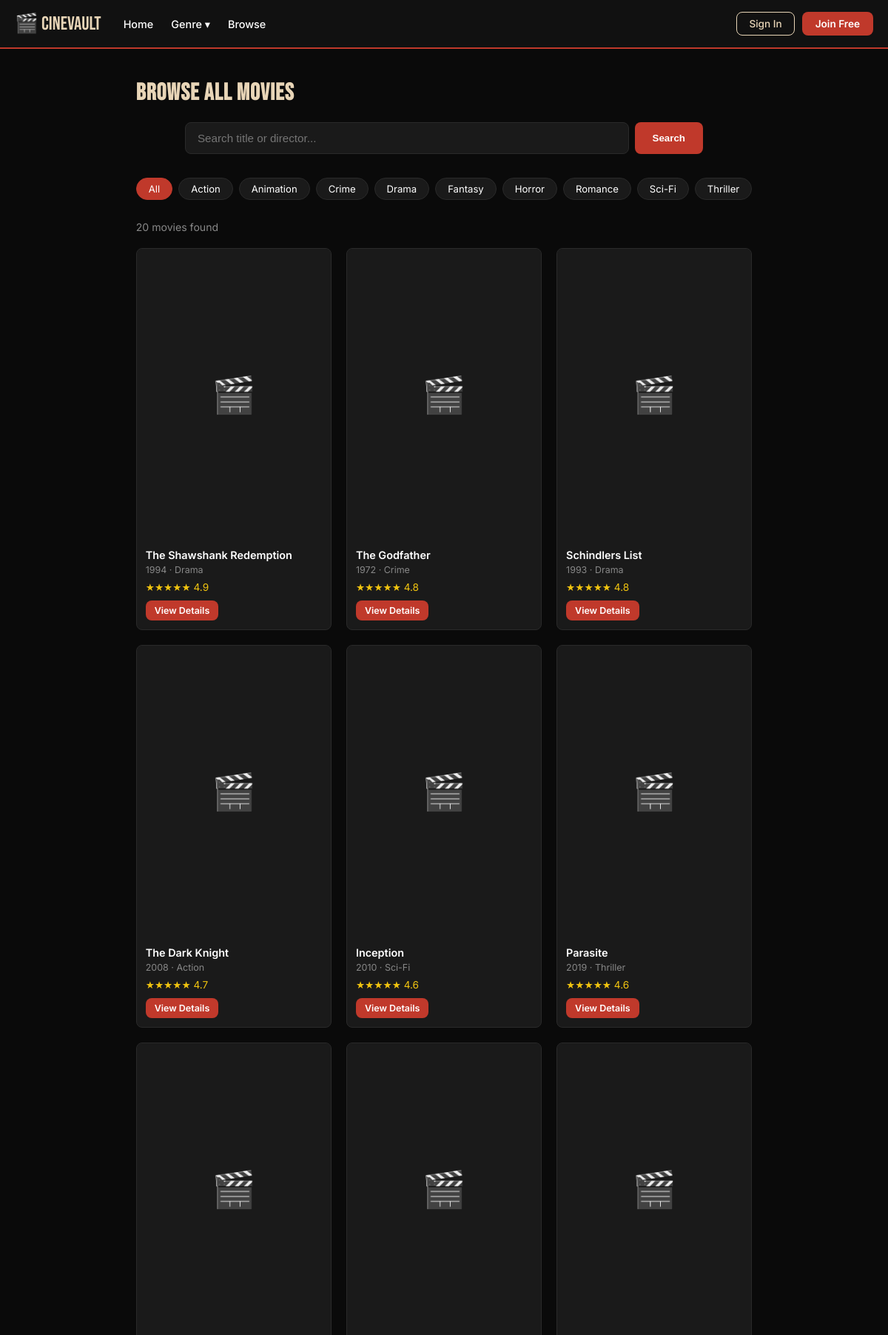
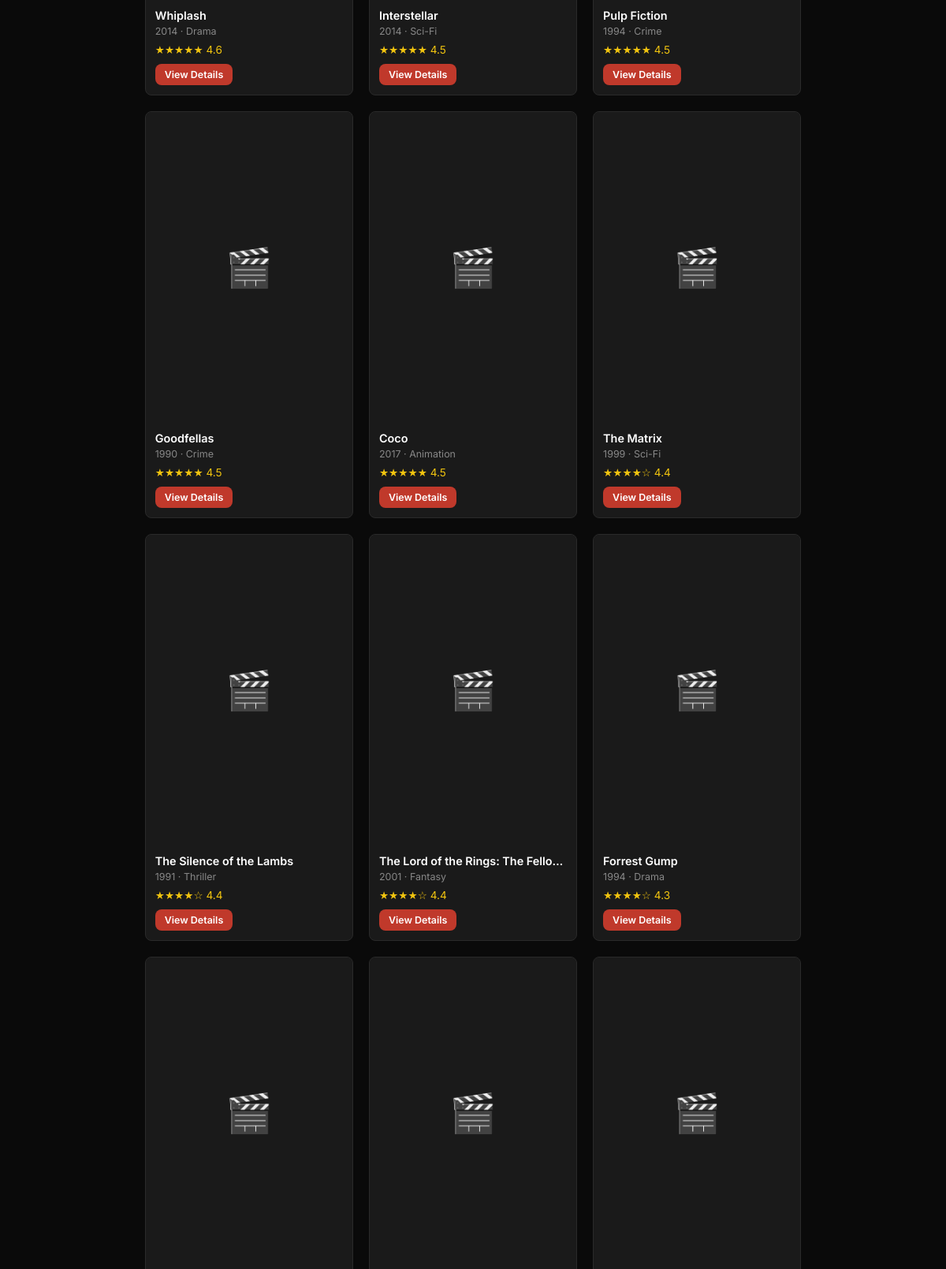
Screenshot of /pages/search.php (upper part) with the database file from the repository (2 pictures, top to bottom).
### tables this page shows
CREATE TABLE movies (
    id INT AUTO_INCREMENT PRIMARY KEY,
    title VARCHAR(150) NOT NULL,
    year INT,
    genre VARCHAR(100),
    director VARCHAR(100),
    cast_members VARCHAR(255),
    description TEXT,
    poster_url VARCHAR(500),
    duration_min INT,
    rating_avg DECIMAL(3,1) DEFAULT 0,
    created_at TIMESTAMP DEFAULT CURRENT_TIMESTAMP
);

### pages/search.php (the view, shortened to what this page needs)
<?php
require_once '../includes/db.php';
$q = trim($_GET['q'] ?? '');
$genre = trim($_GET['genre'] ?? '');
$where = [];
$sql = "SELECT * FROM movies" . ($where ? " WHERE " . implode(" AND ", $where) : "") . " ORDER BY rating_avg DESC";
$results = mysqli_query($conn, $sql);
$count = mysqli_num_rows($results);
?>
<?php include '../includes/header.php'; ?>
<div class="section">
    <h1 style="color:var(--beige);margin-bottom:20px;">
        <?= $genre ? htmlspecialchars($genre) . ' Movies' : ($q ? 'Results for "' . htmlspecialchars($q) . '"' : 'Browse All Movies') ?>
    </h1>
    <form class="search-bar-wrap" action="search.php" method="GET">
        <input type="text" name="q" placeholder="Search title or director..." value="<?= htmlspecialchars($q) ?>">
        <button type="submit">Search</button>
    </form>
    <div class="genre-pills" style="margin-bottom:28px;">
        <a href="search.php" class="genre-pill <?= !$genre ? 'active' : '' ?>">All</a>
        <?php foreach ($genres as $g): ?>
            <a href="search.php?genre=<?= urlencode($g) ?>" class="genre-pill <?= $genre === $g ? 'active' : '' ?>"><?= $g ?></a>
        <?php endforeach; ?>
    </div>
    <p style="color:var(--muted);margin-bottom:20px;font-size:0.88rem;"><?= $count ?> movie<?= $count !== 1 ? 's' : '' ?> found</p>
    <?php if ($count === 0): ?>
        <div class="empty-state">
            <div class="empty-icon">🎬</div>
            <h3>No movies found</h3>
            <p>Try a different search or genre.</p>
        </div>
    <?php else: ?>
        <div class="movies-grid">
            <?php while ($movie = mysqli_fetch_assoc($results)): ?>
                <div class="movie-card">
                    <?php if ($movie['poster_url']): ?>
                        <div style="display:none;width:100%;aspect-ratio:2/3;background:#1a1a1a;align-items:center;justify-content:center;font-size:3rem;">🎬</div>
                    <?php else: ?>
                        <div style="width:100%;aspect-ratio:2/3;background:#1a1a1a;display:flex;align-items:center;justify-content:center;font-size:3rem;">🎬</div>
                    <?php endif; ?>
                    <div class="movie-card-body">
                        <div class="movie-card-title"><?= htmlspecialchars($movie['title']) ?></div>
                        <div class="movie-card-meta"><?= $movie['year'] ?> · <?= htmlspecialchars($movie['genre']) ?></div>
                        <div class="movie-card-rating">
                            <?php $r = round($movie['rating_avg']); echo str_repeat('★', $r) . str_repeat('☆', 5-$r) . ' ' . number_format($movie['rating_avg'],1); ?>
                        </div>
                        <a href="movie.php?id=<?= $movie['id'] ?>" class="btn-primary">View Details</a>
                    </div>
                </div>
            <?php endwhile; ?>
        </div>
    <?php endif; ?>
</div>
<?php include '../includes/footer.php'; ?>

### css/style.css (style rules this page uses)
*, *::before, *::after { box-sizing: border-box; margin: 0; padding: 0; }
:root { --black: #0a0a0a; --dark: #111111; --card-bg: #1a1a1a; --red: #c0392b; --red-hover: #e74c3c; --beige: #e8d5b7; --beige-dark: #c9b89a; --white: #ffffff; --muted: #888888; --border: #2a2a2a; --radius: 8px; --shadow: 0 4px 20px rgba(0,0,0,0.5); }
body { font-family: 'Inter', sans-serif; background: var(--black); color: var(--white); min-height: 100vh; display: flex; flex-direction: column; }
h1, h2, h3 { font-family: 'Bebas Neue', sans-serif; letter-spacing: 1px; }
a { color: inherit; text-decoration: none; }
.btn-primary { background: var(--red); color: var(--white); padding: 8px 18px; border-radius: var(--radius); font-size: 0.85rem; font-weight: 600; border: none; cursor: pointer; transition: background 0.2s; display: inline-block; }
.search-bar-wrap { max-width: 700px; margin: 0 auto 32px; display: flex; gap: 8px; }
.search-bar-wrap input { flex: 1; padding: 12px 16px; background: var(--card-bg); border: 1px solid var(--border); border-radius: var(--radius); color: var(--white); font-size: 0.95rem; }
.search-bar-wrap button { background: var(--red); color: var(--white); border: none; padding: 12px 24px; border-radius: var(--radius); font-weight: 600; cursor: pointer; transition: background 0.2s; }
.genre-pills { display: flex; flex-wrap: wrap; gap: 8px; justify-content: center; margin-bottom: 32px; }
.genre-pill { padding: 6px 16px; border-radius: 20px; border: 1px solid var(--border); background: var(--card-bg); color: var(--white); font-size: 0.82rem; cursor: pointer; transition: all 0.2s; text-decoration: none; }
.genre-pill:hover, .genre-pill.active { background: var(--red); border-color: var(--red); }
.section { max-width: 1200px; margin: 0 auto; padding: 40px 20px; }
.movies-grid { display: grid; grid-template-columns: repeat(auto-fill, minmax(200px, 1fr)); gap: 20px; }
.movie-card { background: var(--card-bg); border-radius: var(--radius); overflow: hidden; transition: transform 0.2s, box-shadow 0.2s; border: 1px solid var(--border); }
.movie-card-body { padding: 12px; }
.movie-card-title { font-size: 0.9rem; font-weight: 600; margin-bottom: 4px; white-space: nowrap; overflow: hidden; text-overflow: ellipsis; }
.movie-card-meta { font-size: 0.78rem; color: var(--muted); margin-bottom: 8px; }
.movie-card-rating { color: #f1c40f; font-size: 0.85rem; margin-bottom: 10px; }
.movie-card a.btn-primary { font-size: 0.78rem; padding: 6px 12px; }

### rows the page displays
movies: title "The Shawshank Redemption", year "1994", genre "Drama", rating_avg "★★★★★", rating_avg "4.9"
movies: title "The Godfather", year "1972", genre "Crime", rating_avg "★★★★★", rating_avg "4.8"
movies: title "Schindlers List", year "1993", genre "Drama", rating_avg "★★★★★", rating_avg "4.8"
movies: title "The Dark Knight", year "2008", genre "Action", rating_avg "★★★★★", rating_avg "4.7"
movies: title "Inception", year "2010", genre "Sci-Fi", rating_avg "★★★★★", rating_avg "4.6"
movies: title "Parasite", year "2019", genre "Thriller", rating_avg "★★★★★", rating_avg "4.6"
movies: title "Whiplash", year "2014", genre "Drama", rating_avg "★★★★★", rating_avg "4.6"
movies: title "Interstellar", year "2014", genre "Sci-Fi", rating_avg "★★★★★", rating_avg "4.5"
movies: title "Pulp Fiction", year "1994", genre "Crime", rating_avg "★★★★★", rating_avg "4.5"
movies: title "Goodfellas", year "1990", genre "Crime", rating_avg "★★★★★", rating_avg "4.5"
movies: title "Coco", year "2017", genre "Animation", rating_avg "★★★★★", rating_avg "4.5"
movies: title "The Matrix", year "1999", genre "Sci-Fi", rating_avg "★★★★", rating_avg "☆", rating_avg "4.4"
movies: title "The Silence of the Lambs", year "1991", genre "Thriller", rating_avg "★★★★", rating_avg "☆", rating_avg "4.4"
movies: title "The Lord of the Rings: The Fello…", year "2001", genre "Fantasy", rating_avg "★★★★", rating_avg "☆", rating_avg "4.4"
movies: title "Forrest Gump", year "1994", genre "Drama", rating_avg "★★★★", rating_avg "☆", rating_avg "4.3"

### other values shown
$g "Action"
$g "Animation"
$g "Crime"
$g "Drama"
$g "Fantasy"
$g "Horror"
$g "Romance"
$g "Sci-Fi"
$g "Thriller"
$count "20"
